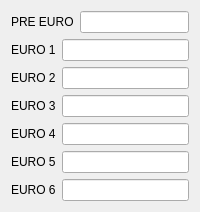
              <widget class="QWidget" name="tab_11">
               <attribute name="title">
                <string>CH4</string>
               </attribute>
               <layout class="QVBoxLayout" name="verticalLayout_30">
                <item>
                 <layout class="QHBoxLayout" name="horizontalLayout_57">
                  <item>
                   <widget class="QLabel" name="label_55">
                    <property name="text">
                     <string>PRE EURO</string>
                    </property>
                   </widget>
                  </item>
                  <item>
                   <widget class="QLineEdit" name="lineEdit_35"/>
                  </item>
                 </layout>
                </item>
                <item>
                 <layout class="QHBoxLayout" name="horizontalLayout_55">
                  <item>
                   <widget class="QLabel" name="label_53">
                    <property name="text">
                     <string>EURO 1</string>
                    </property>
                   </widget>
                  </item>
                  <item>
                   <widget class="QLineEdit" name="lineEdit_33"/>
                  </item>
                 </layout>
                </item>
                <item>
                 <layout class="QHBoxLayout" name="horizontalLayout_58">
                  <item>
                   <widget class="QLabel" name="label_56">
                    <property name="text">
                     <string>EURO 2</string>
                    </property>
                   </widget>
                  </item>
                  <item>
                   <widget class="QLineEdit" name="lineEdit_36"/>
                  </item>
                 </layout>
                </item>
                <item>
                 <layout class="QHBoxLayout" name="horizontalLayout_54">
                  <item>
                   <widget class="QLabel" name="label_52">
                    <property name="text">
                     <string>EURO 3</string>
                    </property>
                   </widget>
                  </item>
                  <item>
                   <widget class="QLineEdit" name="lineEdit_32"/>
                  </item>
                 </layout>
                </item>
                <item>
                 <layout class="QHBoxLayout" name="horizontalLayout_56">
                  <item>
                   <widget class="QLabel" name="label_54">
                    <property name="text">
                     <string>EURO 4</string>
                    </property>
                   </widget>
                  </item>
                  <item>
                   <widget class="QLineEdit" name="lineEdit_34"/>
                  </item>
                 </layout>
                </item>
                <item>
                 <layout class="QHBoxLayout" name="horizontalLayout_53">
                  <item>
                   <widget class="QLabel" name="label_51">
                    <property name="text">
                     <string>EURO 5</string>
                    </property>
                   </widget>
                  </item>
                  <item>
                   <widget class="QLineEdit" name="lineEdit_31"/>
                  </item>
                 </layout>
                </item>
                <item>
                 <layout class="QHBoxLayout" name="horizontalLayout_59">
                  <item>
                   <widget class="QLabel" name="label_57">
                    <property name="text">
                     <string>EURO 6</string>
                    </property>
                   </widget>
                  </item>
                  <item>
                   <widget class="QLineEdit" name="lineEdit_37"/>
                  </item>
                 </layout>
                </item>
               </layout>
              </widget>
